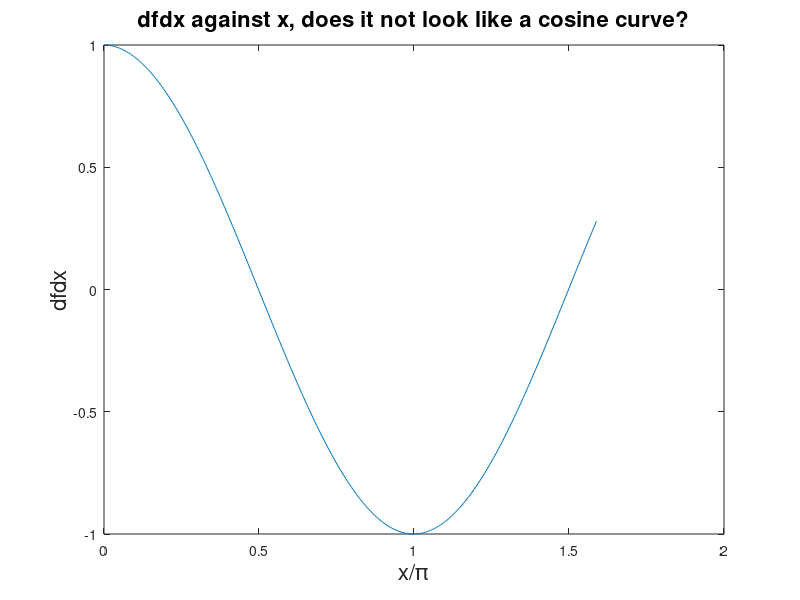

This chart was generated by the following MATLAB code:
% dummiesguidetoDifferentiationandIntegration.m
% Numerical Differentiation and Numerical Integration.

% Numerical Integration
% int( sin(x)/x  dx) from -2 to 3
% syntax: quad(@fun, a , b, tol) , tol is the tolerance controlling the
% accuracy of the integration. If absent, it uses a default value of 1e-6.

% You could define the function in a new .m file, as in below:
% fun1.m
% function y = fun1(x)
% y = sin(x)/x;
% end
% I = quad(@fun1,-2,3); --> Refers to the function by its handle @fun1

% But nah. I am too lazy to do that.
% This is called, the anonymous function handle.
F = @(x) sin(x) ./x; % whereby the definition of the function has happened interactively, and not through a .m file.
I = quad(F,-2,3)

% quadgk and quadl perform the same functions (with same inputs) but based
% on different (higher-order) algorithms, the Gauss-Kronrod and the Lobatto
% ones, respectively.

% Double integration
% A double integration is like integrating a function in a rectangular area
% defined by the corners (x1,y1) , (x2,y1), (x1,y2) and (x2,y2).
% dblquad(@fun,x1,x2,y1,y2,tol)

F = @(x,y) exp(-1* (x.^2+y.^2));
dblquad(F,0,2,0,2)

% Triple Integration
% A triple integration is like integrating a function in a box defined by
% the corners... sigh you get it don't you?
% triplequad(@fun,x1,x2,y1,y2,z1,z2,tol)

F = @(x,y,z) exp(-1* (x.^2+y.^2+z.^2));
triplequad(F,0,2,0,2,0,2)

% Something special: quad2d(@fun,x1,x2,y1,y2) This performs the integration
% when y1 and y2 are functions of x.

% Numerical Differentiation
% Using diff. Now the diff method, when provided with an array of N numbers
% gives another array back with N-1 numbers, which are the differences
% between consecutive numbers in the original array. 

diff([0,1,3,5,9])

% This can be used to do the lowest order calculation of a derivative.
% This approach is called the finite differences approach, because we use
% specify the differences.
h = 0.01;
x = [0:h:5];
f = sin(x);
dfdx = diff(f)/h;
plot(x(1:500)/pi,dfdx);
xlabel('x/\pi','fontsize',16);ylabel('dfdx','fontsize',16);
title('dfdx against x, does it not look like a cosine curve?','fontsize',16);
% The array contained in dfdx represents a good approx. to the derivative
% of the original function. Plot it and you should see a very good approx
% to cos(x). Note however, that because dfdx is one element shorter than x,
% you would have to account for it.
% plot( x(1:500) , dfdx);

% diff(f,n) extends the differentiation to the n-th order.

% gradient(f) and gradient(f,n). The clue is in the name.

% del2(f,n) does the corresponding n-order finite-differences approx to the
% well, you guessed it, Laplacian.





